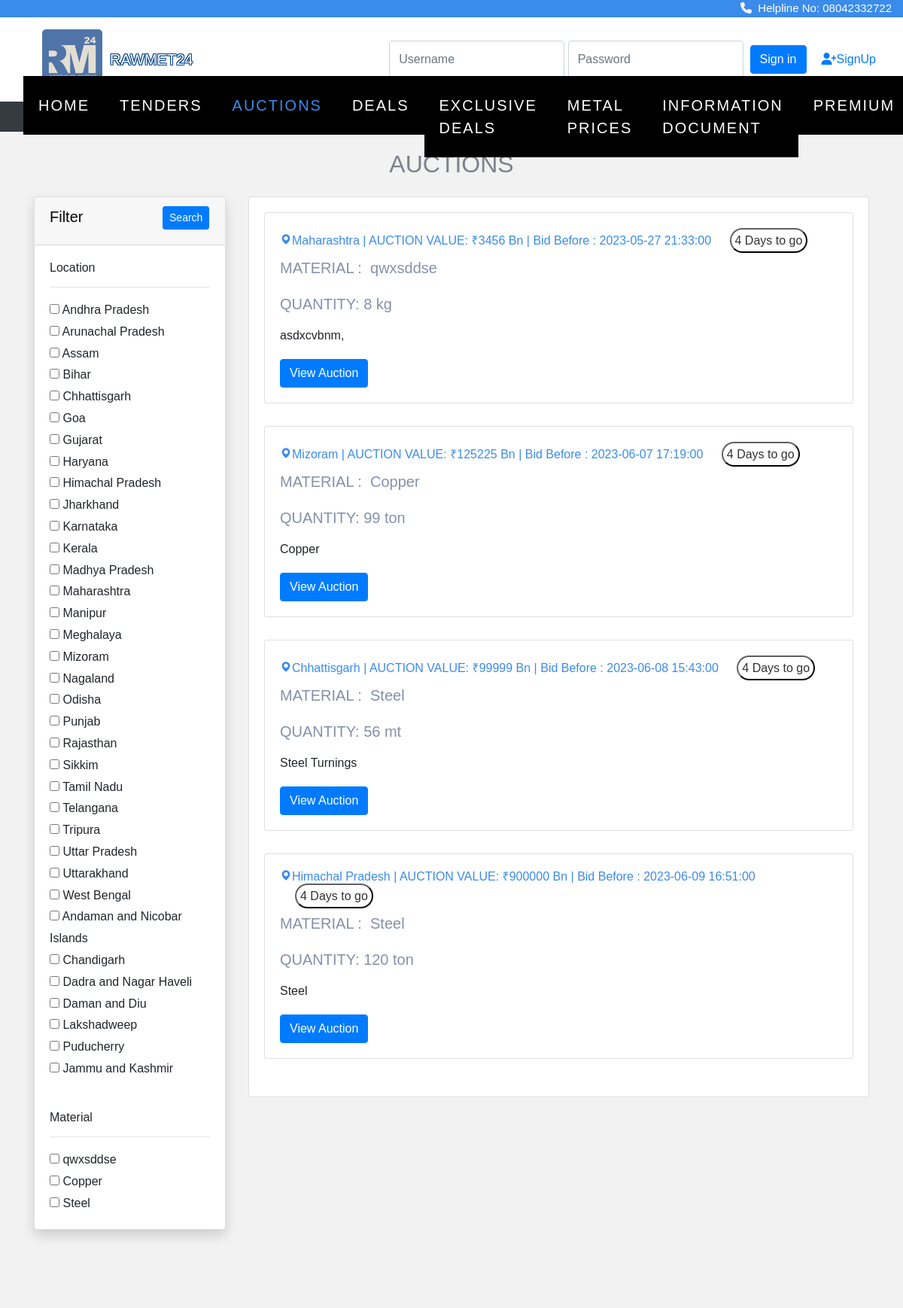
Page /tender/auction.php (upper part) on the earlier database version.
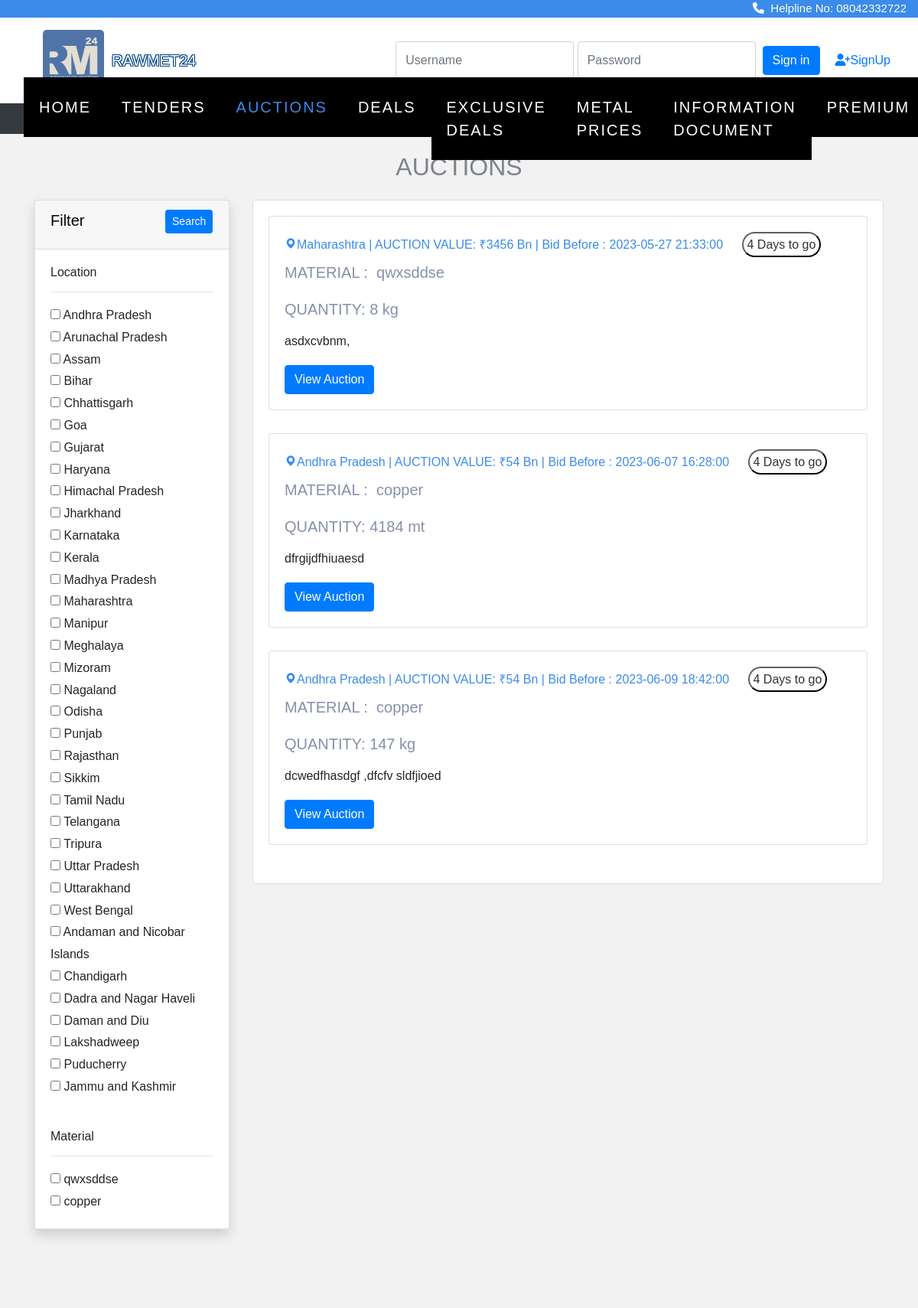
Same page on the later database version.
### tables this page shows
CREATE TABLE `location` (
  `state_id` int(11) NOT NULL,
  `state_name` varchar(50) DEFAULT NULL
);

CREATE TABLE `auction` (
  `id` int(11) NOT NULL,
  `category` varchar(255) DEFAULT NULL,
  `infoId` varchar(255) DEFAULT NULL,
  `ownership` varchar(255) DEFAULT NULL,
  `aucLocation` varchar(255) DEFAULT NULL,
  `sector` varchar(255) DEFAULT NULL,
  `aucNumber` varchar(255) DEFAULT NULL,
  `aucDescription` text DEFAULT NULL,
  `aucValue` varchar(255) NOT NULL,
  `aucSource` varchar(255) DEFAULT NULL,
  `material` varchar(255) DEFAULT NULL,
  `quantity` varchar(255) NOT NULL,
  `ePublishingDateTime` datetime DEFAULT NULL,
  `startDatetime` datetime DEFAULT NULL,
  `endDatetime` datetime DEFAULT NULL,
  `insStartdatetime` datetime DEFAULT NULL,
  `insEnddatetime` datetime DEFAULT NULL,
  `emdType` varchar(255) DEFAULT NULL,
  `emdAmt` decimal(10,2) DEFAULT NULL,
  `companyName` varchar(255) DEFAULT NULL,
  `location` varchar(255) DEFAULT NULL,
  `street` varchar(255) DEFAULT NULL,
  `city` varchar(255) DEFAULT NULL,
  `telephone` varchar(255) DEFAULT NULL,
  `email` varchar(255) DEFAULT NULL,
  `contactPerson` varchar(255) DEFAULT NULL,
  `img` varchar(300) NOT NULL,
  `file` varchar(300) NOT NULL
);

### tender/auction.php (the view, shortened to what the changed rows need)
<?php
include "connect.php";
?>
<!doctype html>
<html lang="en">
  <head>
    <link rel="stylesheet" href="https://cdn.jsdelivr.net/npm/bootstrap@4.0.0/dist/css/bootstrap.min.css">
<link rel="stylesheet" href="https://stackpath.bootstrapcdn.com/font-awesome/4.7.0/css/font-awesome.min.css">
<link rel="stylesheet" href="https://cdnjs.cloudflare.com/ajax/libs/font-awesome/4.7.0/css/font-awesome.min.css">
<link rel="stylesheet" href="css/style.css">
<link rel="stylesheet" href="css/_buttons.scss">
<link rel="stylesheet" href="css/buttons.scss">
<link rel="stylesheet" href="css/auction.css">
<link rel="stylesheet" href="css/reboot.scss">
<link rel="stylesheet" href="https://cdnjs.cloudflare.com/ajax/libs/font-awesome/6.4.0/css/all.min.css">
<link href='https://unpkg.com/boxicons@2.1.4/css/boxicons.min.css' rel='stylesheet'>
<link rel="stylesheet" href="https://cdnjs.cloudflare.com/ajax/libs/font-awesome/4.7.0/css/font-awesome.min.css">
<link rel="stylesheet" type="text/css" href="https://stackpath.bootstrapcdn.com/bootstrap/4.4.1/css/bootstrap.min.css">
<link rel="stylesheet" type="text/css" href="https://pixinvent.com/stack-responsive-bootstrap-4-admin-template/app-assets/css/bootstrap-extended.min.css">
<link rel="stylesheet" type="text/css" href="https://pixinvent.com/stack-responsive-bootstrap-4-admin-template/app-assets/fonts/simple-line-icons/style.min.css">
</head>
</head>
<body>
<section class="home">
<br>
 <center>
 <h2 style="color: #7e828b;">AUCTIONS</h2> </center>
    <div class="container">
        <div class="row">
            <div class="col-md-3">
                <form action="auction.php?l=" method="GET">
                    <div class="card shadow mt-3">
                        <div class="card-body">
                            <h6>Location</h6>
                            <hr>
                            <?php
                            $brand_query = "SELECT * FROM location";
                            $brand_query_run = mysqli_query($con, $brand_query);
                            if (mysqli_num_rows($brand_query_run) > 0) {
                                foreach ($brand_query_run as $locationlist) {
                                    ?>
                                    <div id="checkbox">
                                        <input type="checkbox" name="locations" value="<?= $locationlist['state_name']; ?>"
                                            ?>>
                                        <?= $locationlist['state_name']; ?>
                                    </div>
                                    <?php
                                }
                            } else {
                                echo "No locations Found";
                            }
                            ?>
                        </div>
                        <div class="card-body">
                            <h6>Material</h6>
                            <hr>
                            <?php
                            $brand_query = "SELECT DISTINCT material FROM auction";
                            $brand_query_run = mysqli_query($con, $brand_query);
                            if (mysqli_num_rows($brand_query_run) > 0) {
                                foreach ($brand_query_run as $materiallist) {
                                    ?>
                                    <div id="checkbox">
                                        <input type="checkbox" name="materials" value="<?= $materiallist['material']; ?>"
                                            ?>>
                                        <?= $materiallist['material']; ?>
                                    </div>
                                    <?php
                                }
                            } else {
                                echo "No materials Found";
                            }
                            ?>
                        </div>
                    </div>
                </form>
            </div>
            <div class="col-md-9 mt-3">
                <div class="card ">
                    <div class="card-body row">
                        <?php
                        if (isset($_GET['locations'])) {
                            $branchecked = [];
                            $branchecked[0] = $_GET['locations'];
                            foreach ($branchecked as $rowbrand) {
                                 $sql = "SELECT * FROM auction WHERE aucLocation='".$rowbrand."'";
                                $result = mysqli_query($con, $sql);
                                if (mysqli_num_rows($result) > 0) {
                                    foreach ($result as $row):
                                        ?>
                                       <div class="col-md-12 grid-margin stretch-card">
                    <div class="card">
                        <div class="card-body">
                                              <h6 style="color:#3b8beb; "> <i class='bx bxs-map'></i><?php echo $row['aucLocation'];?>| Auction Value : <?php echo $row['aucValue'];?> | Bid Before : <?php echo $row['endDatetime'];?> <button style="padding:5px ;border-color: #0c0c0c; border-radius: 20px; color: #333131; background-color: #ffffff; margin-left: 20px;">4 Days to go</button></h6>
                        <h5 style="color:#8590aa; font-family: 'Montserrat', sans-serif;">MATERIAL :&nbsp <?php echo $row['material'];?> <br> <p>QUANTITY:&nbsp<?php echo $row['quantity'];?></p></h5>
                        <p><?php echo $row['aucDescription'];?></p>
    <a href="auction_page.php?g=<?php echo $row['id'];?>"><button class="btn btn-primary" type="submit">View Auction</button></a></h6>
                      </div>
                    </div>
                  </div>
                                        <?php
                                    endforeach;
                                }else{
                                  echo "No result is found";
                                 }
                            }
                      }
                        else {
                            $sql = "SELECT * FROM auction";
                            $result = mysqli_query($con, $sql);
                            if (mysqli_num_rows($result) > 0) {
                                foreach ($result as $row):
                                    ?>
                                    <div class="col-md-12 grid-margin stretch-card">
                    <div class="card">
                        <div class="card-body">
                                              <h6 style="color:#3b8beb; "> <i class='bx bxs-map'></i><?php echo $row['aucLocation'];?>&nbsp| AUCTION VALUE:&nbsp₹<?php echo $row['aucValue'];?> Bn | Bid Before : <?php echo $row['endDatetime'];?> <button style="padding:5px ;border-color: #0c0c0c; border-radius: 20px; color: #333131; background-color: #ffffff; margin-left: 20px;">4 Days to go</button></h6>
                        <h5 style="color:#8590aa; font-family: 'Montserrat', sans-serif;">MATERIAL :&nbsp <?php echo $row['material'];?><br> <br> <p>QUANTITY:&nbsp<?php echo $row['quantity'];?></p></h5>
                        <p><?php echo $row['aucDescription'];?></p>
    <a href="auction_page.php?g=<?php echo $row['id'];?>"><button class="btn btn-primary" type="submit">View Auction</button></a></h6>
                      </div>
                    </div>
                  </div>
                                <?php
                                endforeach;
                            } else {
                                echo "No Items Found";
                            }
                        }
                        ?>
                </div>
            </div>
        </div>
    </div>
    </div>
    <br><br>
</body>
</html>

Differences in the rows shown:
removed auction: aucLocation "Chhattisgarh", aucValue "99999", endDatetime "2023-06-08 15:43:00", material "Steel", quantity "56 mt", aucDescription "Steel Turnings"
removed auction: aucLocation "Himachal Pradesh", aucValue "900000", endDatetime "2023-06-09 16:51:00", material "Steel", quantity "120 ton", aucDescription "Steel"
added auction: aucLocation "Andhra Pradesh", aucValue "54", endDatetime "2023-06-07 16:28:00", material "copper", quantity "4184 mt", aucDescription "dfrgijdfhiuaesd"
changed auction: aucLocation "Mizoram" → "Andhra Pradesh"; aucValue "125225" → "54"; endDatetime "2023-06-07 17:19:00" → "2023-06-09 18:42:00"; material "Copper" → "copper"; quantity "99 ton" → "147 kg"; aucDescription "Copper" → "dcwedfhasdgf ,dfcfv sldfjioed"
Other differences:
$materiallist['material']: "Copper" → "copper"
list line gone: "☐ Steel"
